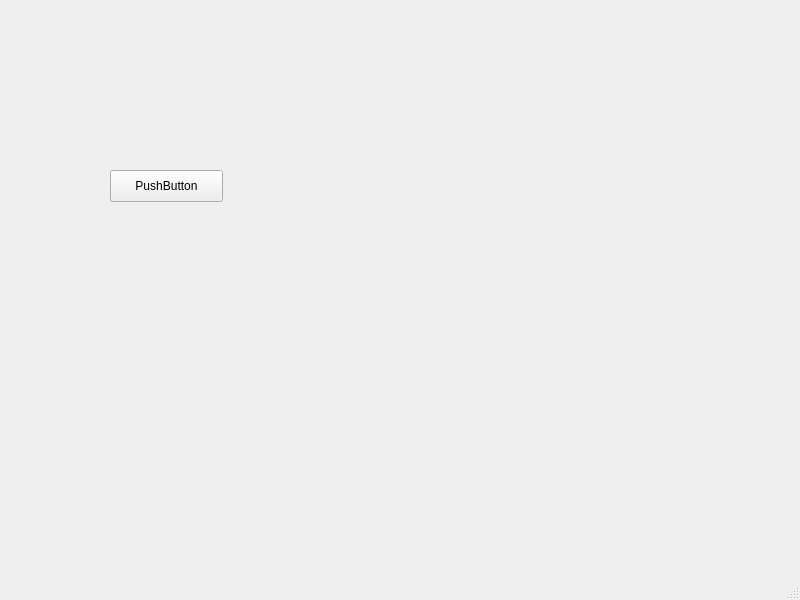
<?xml version="1.0" encoding="UTF-8"?>
<ui version="4.0">
 <class>server</class>
 <widget class="QMainWindow" name="server">
  <property name="geometry">
   <rect>
    <x>0</x>
    <y>0</y>
    <width>800</width>
    <height>600</height>
   </rect>
  </property>
  <property name="windowTitle">
   <string>MainWindow</string>
  </property>
  <widget class="QWidget" name="centralwidget">
   <widget class="QPushButton" name="pushButton">
    <property name="geometry">
     <rect>
      <x>110</x>
      <y>170</y>
      <width>113</width>
      <height>32</height>
     </rect>
    </property>
    <property name="text">
     <string>PushButton</string>
    </property>
   </widget>
  </widget>
  <widget class="QMenuBar" name="menubar">
   <property name="geometry">
    <rect>
     <x>0</x>
     <y>0</y>
     <width>800</width>
     <height>22</height>
    </rect>
   </property>
  </widget>
  <widget class="QStatusBar" name="statusbar"/>
 </widget>
 <resources/>
 <connections/>
</ui>
